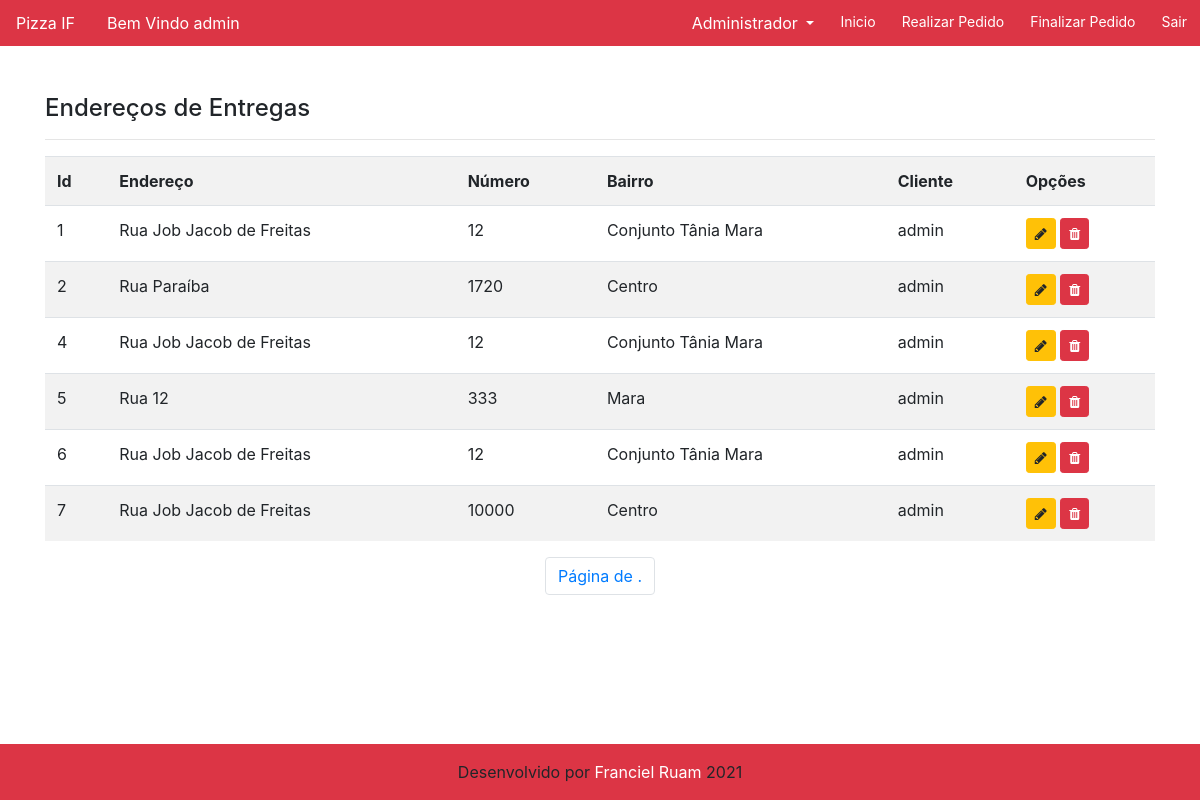
Screenshot of /listar/pedido/ (signed in) with the database file from the repository.
### cadastro/models.py (models this page shows, shortened)
class Pedido(models.Model):
    enderecoRua = models.CharField(max_length=250, verbose_name="Endereço")
    enderecoNum = models.IntegerField(verbose_name="Número")
    enderecoBairro = models.CharField(max_length=50, verbose_name="Bairro")
    cliente = models.ForeignKey(User, on_delete=models.PROTECT)

### cadastro/views.py (the view)
# urls.py: path('listar/pedido/', PedidoList.as_view(), name='listar-pedido'),
class PedidoList(LoginRequiredMixin, ListView):
    login_url = reverse_lazy('login')
    model = Pedido
    template_name = "cadastro/listas/pedido.html"

### cadastro/templates/cadastro/listas/pedido.html (shortened to what this page needs)
{% extends 'paginas/modelo.html' %}
{% load static %}
{% load crispy_forms_tags %}
{% block conteudo %}
<h4>Endereços de Entregas</h4>
<hr>
<div class="table-responsive">
    <table class="table table-striped">
        <tr>
            <th>Id</th>
            <th>Endereço</th>
            <th>Número</th>
            <th>Bairro</th>
            <th>Cliente</th>
            <th>Opções</th>
        </tr>
        {% for pedido in object_list %}
        <tr>
            <td>{{ pedido.id }}</td>
            <td>{{ pedido.enderecoRua }}</td>
            <td>{{ pedido.enderecoNum }}</td>
            <td>{{ pedido.enderecoBairro }}</td>
            <td>{{ pedido.cliente }}</td>
            <td>
                <a href="{% url 'atualizar-pedido' pedido.pk %}" class="btn btn-warning btn-sm" title="Editar">
                    <i class="fa fa-pencil" aria-hidden="true"></i>
                </a>
                <a href="{% url 'excluir-pedido' pedido.pk %}" class="btn btn-danger btn-sm" title="Excluir">
                    <i class="fa fa-trash" aria-hidden="true"></i>
                </a>
            </td>
        </tr>
        {% empty %}
        <tr>
            <td colspan="3">Nenhum endereço Registrado</td>
        </tr>
        {% endfor %}
    </table>
    <ul class="pagination justify-content-center">
        <li class="page-item">
            <span class="page-link">Página {{ page_obj.number }} de {{ page_obj.paginator.num_pages }}.</span>
        </li>
    </ul>
</div>
{% endblock %}

### paginas/templates/paginas/modelo.html (shortened to what this page needs)
{% load static %}
<!doctype html>
<html lang="pt-br" class="h-100">
<head>
    <link href="{% static 'css/bootstrap.min.css' %}" rel="stylesheet">
    <link href="{% static 'css/font-awesome.min.css' %}" rel="stylesheet">
    <link href="{% static 'css/ifpr.css' %}" rel="stylesheet">
    <link rel="stylesheet" type="text/css" href="https://cdn.datatables.net/v/bs4/dt-1.10.22/datatables.min.css" />
</head>
<body class="d-flex flex-column h-100">
    <main role="main" class="flex-shrink-0">
        {% block menu %}
        <div class="bg-danger">
            <nav class="navbar navbar-expand-lg navbar-light corSecudaria">
                <a class="nav-link textBranco" href="{% url 'inicio' %}">Pizza IF</a>
                    {% if request.user.is_authenticated %}
                    <li class="nav-link mr-auto textBranco">Bem Vindo {{user.username}}</li>
                    {% endif %}
                    <ul class="navbar-nav">
                        <li class="nav-item dropdown">
                            <a class="nav-link dropdown-toggle text-white" href="#" id="navbarDropdownMenuLink"
                                data-toggle="dropdown">
                                Administrador
                            </a>
                        </li>
                        <li class="nav-item">
                            <a class="nav-link btn-sm btn-outline-dark" href="{% url 'inicio' %}">
                                Inicio
                            </a>
                        </li>
                        <li class="nav-item">
                            <a class="nav-link btn-sm btn-outline-dark" href="{% url 'adicionar-pizza' %}">
                                Realizar Pedido
                            </a>
                        </li>
                        <li class="nav-item">
                            <a class="nav-link btn-sm btn-outline-dark" href="{% url 'cadastrar-pedido' %}">
                                Finalizar Pedido
                            </a>
                        </li>
                        <li class="nav-item">
                            <a class="nav-link btn-sm btn-outline-dark" href="{% url 'logout' %}">
                                Sair
                            </a>
                        </li>
                    </ul>
                </div>
        {% endblock %}
        <div class="container py-5">
            {% block conteudo %}{% endblock %}
        </div>
    </main>
    <footer class="mt-auto">
        {% block rodape %}
        <div class="container-fluid bg-danger text-center">
            <div class="row">
                <div class="mx-auto">
                    <p class="text-center pt-3">Desenvolvido por
                        <a class="link-branco" href="https://www.linkedin.com/in/franciel-ruam-995644174/">
                            Franciel Ruam
                        </a>2021
                </div>
            </div>
        </div>
        {% endblock %}
    </footer>
</body>
</html>

### static/css/ifpr.css (style rules this page uses)
.link-branco { color: white; }
.navbar { padding: 0 !important; }
.navbar a.nav-link { color: white !important; }
.navbar .nav-item { padding: 3px 5px; }
.textBranco { color: white !important; }
table td { max-width: 500px; }

### paginas/templates/paginas/modelo.html (style rules this page uses)
body { background-image: url('/static/img/pizzaHome.jpg'); background-repeat: no-repeat; background-attachment: fixed; background-size: 100% 100%; }

### rows the page displays
Pedido: id "1", enderecoRua "Rua Job Jacob de Freitas", enderecoNum "12", enderecoBairro "Conjunto Tânia Mara", cliente "admin"
Pedido: id "2", enderecoRua "Rua Paraíba", enderecoNum "1720", enderecoBairro "Centro", cliente "admin"
Pedido: id "4", enderecoRua "Rua Job Jacob de Freitas", enderecoNum "12", enderecoBairro "Conjunto Tânia Mara", cliente "admin"
Pedido: id "5", enderecoRua "Rua 12", enderecoNum "333", enderecoBairro "Mara", cliente "admin"
Pedido: id "6", enderecoRua "Rua Job Jacob de Freitas", enderecoNum "12", enderecoBairro "Conjunto Tânia Mara", cliente "admin"
Pedido: id "7", enderecoRua "Rua Job Jacob de Freitas", enderecoNum "10000", enderecoBairro "Centro", cliente "admin"

### other values shown
{{ user.username }} "admin"
